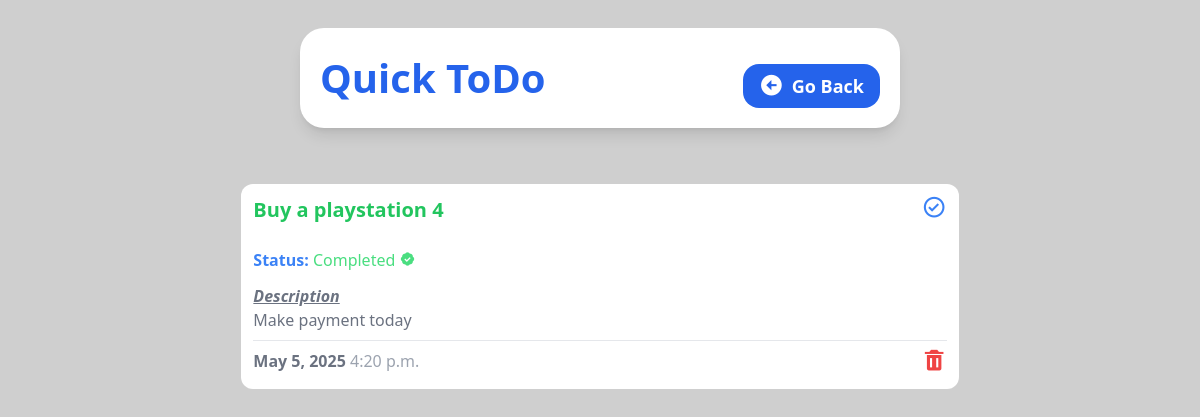
/detail/17, run on the app's committed database.
### tasks/models.py (models this page shows, shortened)
class Task(models.Model):
    title = models.CharField(max_length=35)
    description = models.TextField(null=True, blank=True)
    due_date = models.DateField()
    due_time = models.TimeField()
    completed = models.BooleanField(default=False)

### tasks/views.py (the view)
# urls.py: path("detail/<str:task_id>", views.task_detail, name="task_detail"),
def task_detail(request, task_id):
    task = Task.objects.get(id=task_id)
    return render(request, "task_detail.html", {'task': task,})

### tasks/templates/task_detail.html (shortened to what this page needs)
{% load static %}
<!DOCTYPE html>
<html lang="en">
  <head>
    <link
      href="https://unpkg.com/boxicons@2.1.4/css/boxicons.min.css"
      rel="stylesheet"
    />
    <link rel="stylesheet" href="{% static 'style.css' %}" />
  </head>
  <body
    class="bg-[#cfcfcf] flex flex-col items-center justify-center gap-4 h-screen"
  >
    <header
      class="bg-white shadow-lg w-10/12 h-auto rounded-3xl flex flex-col sm:flex-row justify-between items-center p-5 m-7 md:w-3/6"
    >
      <h1 class="text-blue-600 font-bold text-[40px]">Quick ToDo</h1>
      <a
        class="bg-blue-600 py-2 px-4 text-white font-semibold rounded-2xl text-lg mt-4 flex items-center gap-2"
        href="{% url 'home' %}"
      >
        <i class="bx bxs-left-arrow-circle bx-sm"></i> Go Back
      </a>
    </header>
    <section
      class="flex flex-1 flex-wrap justify-center gap-3 bg-[#fff0] w-10/12 md:w-11/12 h-full mb-3 rounded-2xl p-3 overflow-y-auto scrollbar-hide"
    >
      <div class="w-full md:w-4/6 flex flex-col bg-white h-fit rounded-xl p-3">
        <div class="flex flex-row justify-between">
          <div>
            <h1 class="text-green-500 font-semibold text-xl">
              {{ task.title }}
            </h1>
            <br />
            <h2 class="text-blue-500 font-bold">
              Status:
              {% if task.completed %}
              <span class="font-medium text-green-400"
                >Completed <i class="bx bxs-badge-check"></i
              ></span>
              {% else %}
              <span class="font-medium text-red-400"
                >Not Completed <i class="bx bxs-sad"></i
              ></span>
              {% endif %}
            </h2>
            <h2 class="text-gray-500 font-bold italic underline mt-3">
              Description
            </h2>
            <p class="text-gray-500 text-md">
              {{ task.description }}
            </p>
          </div>
          <a href="{% url 'toggle_completed' task.id %}">
            <i class="bx bx-check-circle bx-sm text-blue-500"></i>
          </a>
        </div>
        <hr class="border-t border-gray-200 my-2" />
        <div class="flex flex-row justify-between">
          <h2 class="text-gray-500 font-bold">
            {{ task.due_date }} <span class="font-medium text-gray-400">{{ task.due_time }}</span>
          </h2>
          <a href="{% url 'delete' task.id %}">
            <i class="bx bxs-trash bx-sm text-red-500"></i>
          </a>
        </div>
      </div>
    </section>
  </body>
</html>

### tasks/static/style.css (style rules this page uses)
html { line-height: 1.5; -webkit-text-size-adjust: 100%; -moz-tab-size: 4; -o-tab-size: 4; tab-size: 4; font-family: ui-sans-serif, system-ui, -apple-system, BlinkMacSystemFont, "Segoe UI", Roboto, "Helvetica Neue", Arial, "Noto Sans", sans-serif, "Apple Color Emoji", "Segoe UI Emoji", "Segoe UI Symbol", "Noto Color Emoji"; font-feature-settings: normal; font-variation-settings: normal; }
body { margin: 0; line-height: inherit; }
hr { height: 0; color: inherit; border-top-width: 1px; }
h1, h2, h3, h4, h5, h6 { font-size: inherit; font-weight: inherit; }
a { color: inherit; text-decoration: inherit; }
blockquote, dl, dd, h1, h2, h3, h4, h5, h6, hr, figure, p, pre { margin: 0; }
.m-7 { margin: 1.75rem; }
.my-2 { margin-top: 0.5rem; margin-bottom: 0.5rem; }
.mb-3 { margin-bottom: 0.75rem; }
.mt-3 { margin-top: 0.75rem; }
.mt-4 { margin-top: 1rem; }
.flex { display: flex; }
.h-auto { height: auto; }
.h-fit { height: -moz-fit-content; height: fit-content; }
.h-full { height: 100%; }
.h-screen { height: 100vh; }
.w-10\/12 { width: 83.333333%; }
.w-full { width: 100%; }
.flex-1 { flex: 1 1 0%; }
.flex-row { flex-direction: row; }
.flex-col { flex-direction: column; }
.flex-wrap { flex-wrap: wrap; }
.items-center { align-items: center; }
.justify-center { justify-content: center; }
.justify-between { justify-content: space-between; }
.gap-2 { gap: 0.5rem; }
.gap-3 { gap: 0.75rem; }
.gap-4 { gap: 1rem; }
.overflow-y-auto { overflow-y: auto; }
.rounded-2xl { border-radius: 1rem; }
.rounded-3xl { border-radius: 1.5rem; }
.rounded-xl { border-radius: 0.75rem; }
.border-t { border-top-width: 1px; }
.border-gray-200 { --tw-border-opacity: 1; border-color: rgb(229 231 235 / var(--tw-border-opacity)); }
.bg-\[\#cfcfcf\] { --tw-bg-opacity: 1; background-color: rgb(207 207 207 / var(--tw-bg-opacity)); }
.bg-\[\#fff0\] { background-color: #fff0; }
.bg-blue-600 { --tw-bg-opacity: 1; background-color: rgb(37 99 235 / var(--tw-bg-opacity)); }
.bg-white { --tw-bg-opacity: 1; background-color: rgb(255 255 255 / var(--tw-bg-opacity)); }
.p-3 { padding: 0.75rem; }
.p-5 { padding: 1.25rem; }
.px-4 { padding-left: 1rem; padding-right: 1rem; }
.py-2 { padding-top: 0.5rem; padding-bottom: 0.5rem; }
.text-\[40px\] { font-size: 40px; }
.text-lg { font-size: 1.125rem; line-height: 1.75rem; }
.text-xl { font-size: 1.25rem; line-height: 1.75rem; }
.font-bold { font-weight: 700; }
.font-medium { font-weight: 500; }
.font-semibold { font-weight: 600; }
.italic { font-style: italic; }
.text-blue-500 { --tw-text-opacity: 1; color: rgb(59 130 246 / var(--tw-text-opacity)); }
.text-blue-600 { --tw-text-opacity: 1; color: rgb(37 99 235 / var(--tw-text-opacity)); }
.text-gray-400 { --tw-text-opacity: 1; color: rgb(156 163 175 / var(--tw-text-opacity)); }
.text-gray-500 { --tw-text-opacity: 1; color: rgb(107 114 128 / var(--tw-text-opacity)); }
.text-green-400 { --tw-text-opacity: 1; color: rgb(74 222 128 / var(--tw-text-opacity)); }
.text-green-500 { --tw-text-opacity: 1; color: rgb(34 197 94 / var(--tw-text-opacity)); }
.text-red-500 { --tw-text-opacity: 1; color: rgb(239 68 68 / var(--tw-text-opacity)); }
.text-white { --tw-text-opacity: 1; color: rgb(255 255 255 / var(--tw-text-opacity)); }
.underline { text-decoration-line: underline; }
.shadow-lg { --tw-shadow: 0 10px 15px -3px rgb(0 0 0 / 0.1), 0 4px 6px -4px rgb(0 0 0 / 0.1); --tw-shadow-colored: 0 10px 15px -3px var(--tw-shadow-color), 0 4px 6px -4px var(--tw-shadow-color); box-shadow: var(--tw-ring-offset-shadow, 0 0 #0000), var(--tw-ring-shadow, 0 0 #0000), var(--tw-shadow); }
@media (min-width: 640px) { .sm\:flex-row { flex-direction: row; } }
@media (min-width: 768px) { .md\:w-11\/12 { width: 91.666667%; } }
@media (min-width: 768px) { .md\:w-3\/6 { width: 50%; } }
@media (min-width: 768px) { .md\:w-4\/6 { width: 66.666667%; } }

### data on the page
Task: title "Buy a playstation 4", description "Make payment today", due_date "May 5, 2025", due_time "4:20 p.m."
